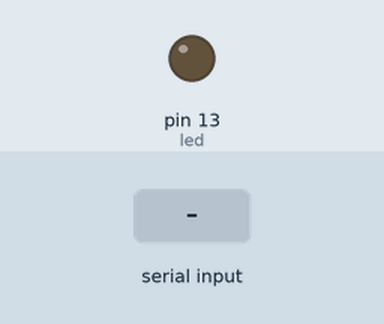
Simulated run of this sketch. Board: Arduino Uno, built with avr-gcc and run on an emulated ATmega328P. Parts: output pins drawn as LEDs (lit = HIGH). Inputs (shaded band) come from the test bench.

Above: at 1.2 s.
1.3 s: "l" received over Serial
At 3.2 s:
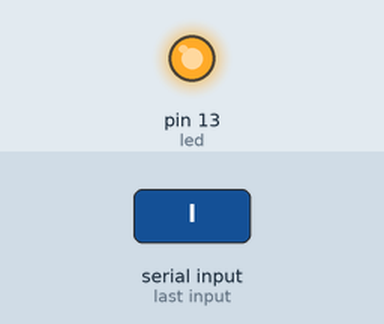
3.5 s: "d" received over Serial
At 4.9 s:
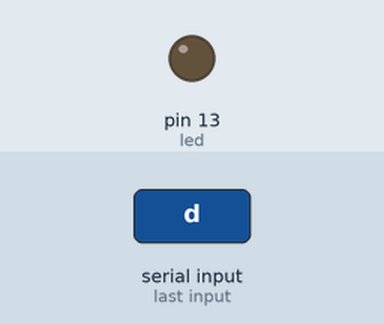
Timing chart, 0 to 6.5 s (numbered marks = the images above; inputs shaded):
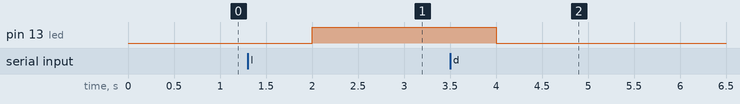

Measured:
- after the input at 1.3 s, pin 13 (led): LOW → HIGH after 0.70 s
- after the input at 3.5 s, pin 13 (led): HIGH → LOW after 0.50 s

The sketch:

exercicio_11.ino
```cpp
int led=13;
void setup(){
  Serial.begin(9600);
  pinMode(led,OUTPUT);
}
void loop(){
  char tecla;

  tecla = Serial.read();
  if(tecla=='l')
  {
    digitalWrite(led,HIGH);
  }
  else
  {
    if(tecla=='d')
    {
      digitalWrite(led,LOW);
    }
  }
  delay(1000);
}
```
